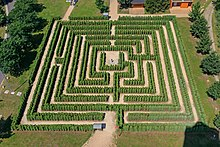
#> input picture images/maze_1.jpg, 220 x 147 px
$ jupyter execute --allow-errors Main.ipynb
#> lines starting #> are read from the running program, lines starting #| are printed output that depends on the picture; after the words box and inside, x2 and y2 are one past the last pixel; in counts of white or black regions, pixels touching at a corner belong together
[cell 1]
import cv2
import numpy as np

from algorithms import *
from utils import imshow, crop, draw_solution_on_source_image

[cell 2]
image_rgb = cv2.imread('images/maze_1.jpg', cv2.IMREAD_COLOR)
#> image_rgb is the input picture: shape (147, 220, 3); mean B, G, R 70.5, 112.8, 107.4
print(image_rgb.shape)
#| (147, 220, 3)

image = cv2.cvtColor(image_rgb, cv2.COLOR_RGB2GRAY)
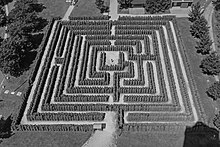
#> image: shape (147, 220); min 0, max 251, mean 99.5
imshow(image, cmap='gray')
#> (this line was passed over: utils is not available in this run)

[cell 3]
kernel_side = 5
kernel = (kernel_side, kernel_side)
stddev = 1.0

thresholded = cv2.GaussianBlur(image, kernel, stddev)
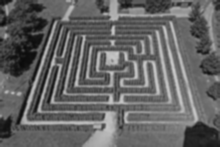
#> thresholded: shape (147, 220); min 10, max 201, mean 99.5

thresholded = cv2.adaptiveThreshold(
    thresholded,
    maxValue=255,
    adaptiveMethod=cv2.ADAPTIVE_THRESH_GAUSSIAN_C,
    thresholdType=cv2.THRESH_BINARY,
    blockSize=kernel_side,
    C=2
)
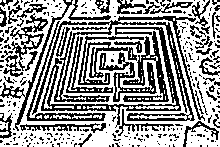
#> thresholded: shape (147, 220); 59.3% white; black in thin lines or dots

imshow(thresholded, cmap='gray')
#> (this line was passed over: utils is not available in this run)

[cell 4]
thresholded = cv2.erode(thresholded, kernel)
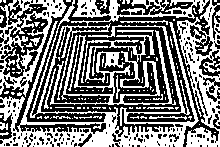
#> thresholded: shape (147, 220); 47.8% white; 142 white regions (121 under 20 px), largest, box (x1, y1, x2, y2) and area: (0, 0, 209, 147) 6995, (50, 30, 176, 105) 2777, (177, 0, 220, 147) 2535
thresholded = cv2.dilate(thresholded, kernel)
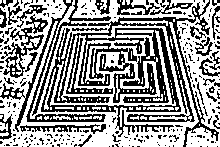
#> thresholded: shape (147, 220); 58.4% white; black in thin lines or dots

imshow(thresholded, cmap='gray')
#> (this line was passed over: utils is not available in this run)

$ run again, with images/maze_4.jpg copied over images/maze_1.jpg
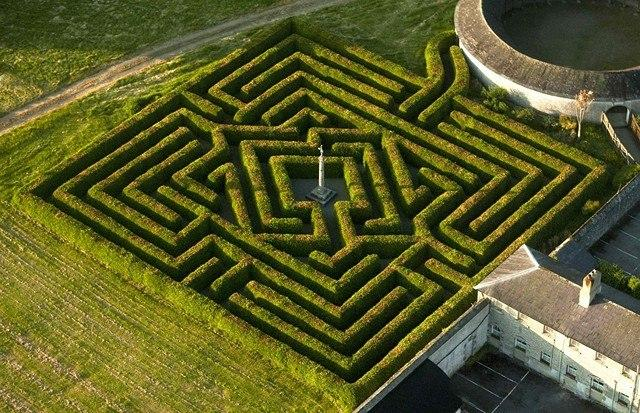
#> input picture images/maze_4.jpg, 640 x 413 px
#> image_rgb is the input picture: shape (413, 640, 3); mean B, G, R 40.3, 90.7, 89.5
#| (413, 640, 3)
#> `thresholded = cv2.adaptiveThreshold( thresholded, maxValue=255, adapti..`:
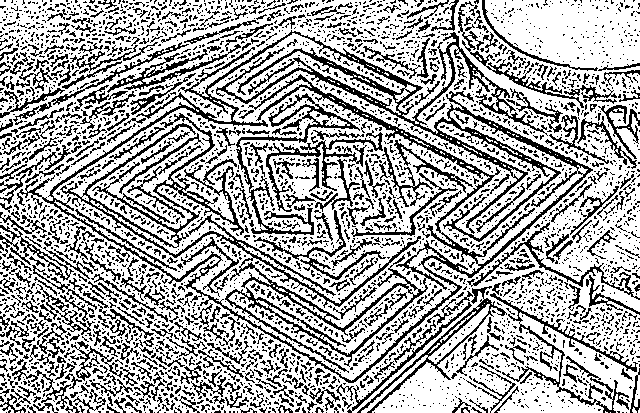
#> thresholded: shape (413, 640); 66.8% white; black in thin lines or dots
#> `thresholded = cv2.dilate(thresholded, kernel)`:
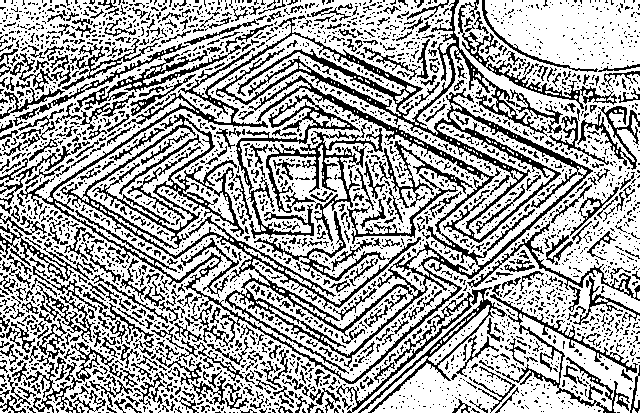
#> thresholded: shape (413, 640); 66% white; black in thin lines or dots
